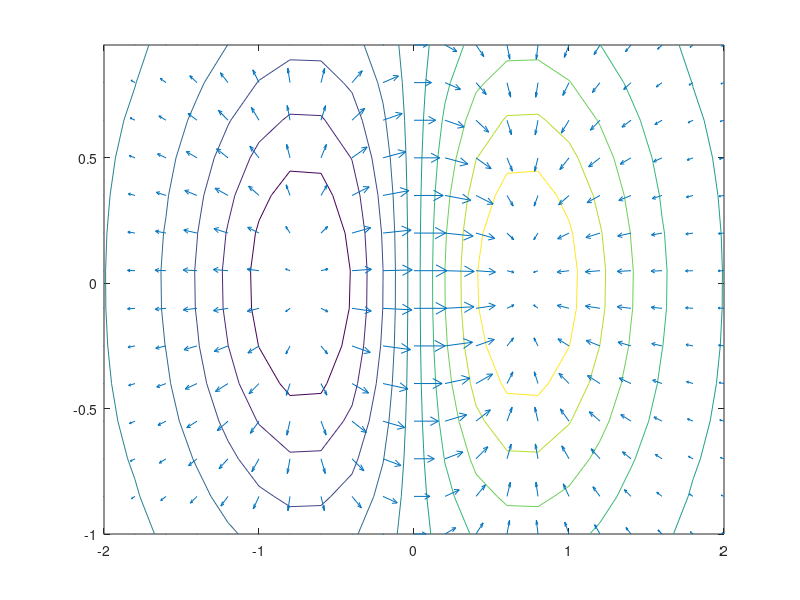

Write the MATLAB code that produced this figure. (Note: this script raises an error after producing the figure.)


clear;


x = -2: 0.2 : 2; 
y = (-1: 0.15 : 1)';
z = x .* exp(-x.^2 - y.^2);
[px,py] = gradient(z, 0.2, 0.2);
contour(x,y,z), hold on
quiver(x,y,px,py), hold off







X(:, :, 1) = [
    1, 2;
    3, 4;
    5, 6
];

X(:, :, 2) = [
    11, 12;
    13, 14;
    15, 16
];

X(:, :, 3) = [
    111, 112;
    113, 114;
    115, 116
];

X(:, :, 4) = [
    1111, 1112;
    1113, 1114;
    1115, 1116
];

x{1} = [8, 9]; 
x{2} = [10, 20, 30, 40];


rc = cell_md_dot(X, x);



for i = 1:4
    r(:,i) = X(:,:,i) * x{1}';
end

rr = r * x{2}';

function X = cell_md_dot(X,x)
    % initialize dimensions
    DIM = (1:numel(x)) + ndims(X) - numel(x);
    
    % compute dot product using recursive sums (and bsxfun)
    for d = 1:numel(x)
        s         = ones(1,ndims(X));
        s(DIM(d)) = numel(x{d});
        X         = bsxfun(@times,X,reshape(full(x{d}),s));
        X         = sum(X,DIM(d));
    end
    
    % eliminate singleton dimensions
    X = squeeze(X);
end 



